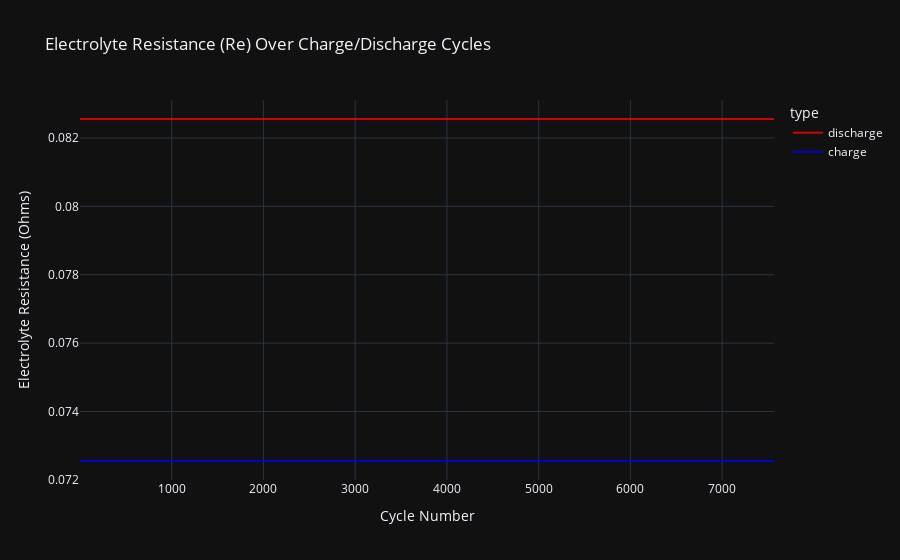

The notebook cell this image was saved under:
### Code cell
# Plot Re over charge/discharge cycles with custom colors and opacity
fig_re = px.line(
    charge_discharge_data,
    x="cycle_number",
    y="Re",
    color="type",
    title="Electrolyte Resistance (Re) Over Charge/Discharge Cycles",
    labels={"Re": "Electrolyte Resistance (Ohms)", "cycle_number": "Cycle Number"},
    color_discrete_map={"charge": "blue", "discharge": "red"},  # Custom colors
)
fig_re.update_traces(opacity=0.8)  # Add transparency
fig_re.update_layout(template="plotly_dark")
fig_re.show()

### Figure 1 — Plotly figure (JSON) as saved in the notebook; plotly's stock layout.template omitted (floating-point values rounded to 4 significant figures; data arrays with more than 128 entries replaced by an {"elided": "..."} marker saying what was removed)
{"data": [{"hovertemplate": "type=discharge<br>Cycle Number=%{x}<br>Electrolyte Resistance (Ohms)=%{y}<extra></extra>", "legendgroup": "discharge", "line": {"color": "red", "dash": "solid"}, "marker": {"symbol": "circle"}, "mode": "lines", "name": "discharge", "opacity": 0.8, "showlegend": true, "type": "scattergl", "x": {"elided": "2794 int values"}, "xaxis": "x", "y": {"elided": "2794 float values"}, "yaxis": "y"}, {"hovertemplate": "type=charge<br>Cycle Number=%{x}<br>Electrolyte Resistance (Ohms)=%{y}<extra></extra>", "legendgroup": "charge", "line": {"color": "blue", "dash": "solid"}, "marker": {"symbol": "circle"}, "mode": "lines", "name": "charge", "opacity": 0.8, "showlegend": true, "type": "scattergl", "x": {"elided": "2815 int values"}, "xaxis": "x", "y": {"elided": "2815 float values"}, "yaxis": "y"}], "layout": {"legend": {"title": {"text": "type"}, "tracegroupgap": 0}, "title": {"text": "Electrolyte Resistance (Re) Over Charge/Discharge Cycles"}, "xaxis": {"anchor": "y", "domain": [0, 1], "title": {"text": "Cycle Number"}}, "yaxis": {"anchor": "x", "domain": [0, 1], "title": {"text": "Electrolyte Resistance (Ohms)"}}}}
